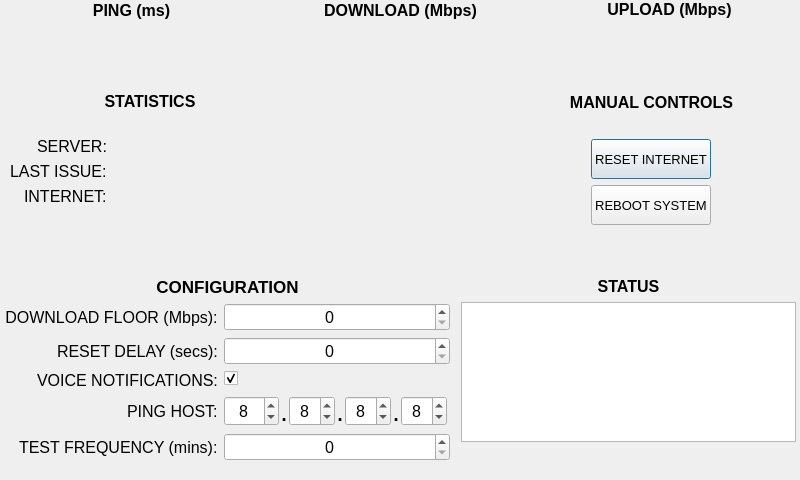
<?xml version="1.0" encoding="UTF-8"?>
<ui version="4.0">
 <class>InternetSentinelDialog</class>
 <widget class="QDialog" name="InternetSentinelDialog">
  <property name="geometry">
   <rect>
    <x>0</x>
    <y>0</y>
    <width>800</width>
    <height>480</height>
   </rect>
  </property>
  <property name="sizePolicy">
   <sizepolicy hsizetype="Maximum" vsizetype="Maximum">
    <horstretch>0</horstretch>
    <verstretch>0</verstretch>
   </sizepolicy>
  </property>
  <property name="minimumSize">
   <size>
    <width>800</width>
    <height>480</height>
   </size>
  </property>
  <property name="maximumSize">
   <size>
    <width>800</width>
    <height>480</height>
   </size>
  </property>
  <property name="font">
   <font>
    <family>Arial</family>
    <pointsize>12</pointsize>
   </font>
  </property>
  <property name="windowTitle">
   <string>Internet Sentinel</string>
  </property>
  <widget class="QWidget" name="verticalLayoutWidget">
   <property name="geometry">
    <rect>
     <x>0</x>
     <y>0</y>
     <width>801</width>
     <height>509</height>
    </rect>
   </property>
   <layout class="QVBoxLayout" name="verticalLayout">
    <item>
     <layout class="QHBoxLayout" name="horizontalLayout_4">
      <property name="sizeConstraint">
       <enum>QLayout::SetMaximumSize</enum>
      </property>
      <item>
       <layout class="QGridLayout" name="gridLayout">
        <item row="0" column="1">
         <layout class="QVBoxLayout" name="verticalLayout_5">
          <property name="sizeConstraint">
           <enum>QLayout::SetMaximumSize</enum>
          </property>
          <item>
           <widget class="QLabel" name="dLabel">
            <property name="maximumSize">
             <size>
              <width>16777215</width>
              <height>40</height>
             </size>
            </property>
            <property name="font">
             <font>
              <family>Arial</family>
              <weight>75</weight>
              <bold>true</bold>
             </font>
            </property>
            <property name="text">
             <string>DOWNLOAD (Mbps)</string>
            </property>
            <property name="alignment">
             <set>Qt::AlignCenter</set>
            </property>
           </widget>
          </item>
          <item>
           <widget class="QLabel" name="downloadLabel">
            <property name="maximumSize">
             <size>
              <width>16777215</width>
              <height>40</height>
             </size>
            </property>
            <property name="font">
             <font>
              <family>Arial</family>
              <pointsize>25</pointsize>
             </font>
            </property>
            <property name="toolTip">
             <string>Download speed of files from the Test Server over internet connection</string>
            </property>
            <property name="text">
             <string/>
            </property>
            <property name="alignment">
             <set>Qt::AlignCenter</set>
            </property>
           </widget>
          </item>
         </layout>
        </item>
        <item row="0" column="0">
         <layout class="QVBoxLayout" name="verticalLayout_2">
          <property name="sizeConstraint">
           <enum>QLayout::SetMaximumSize</enum>
          </property>
          <item>
           <widget class="QLabel" name="pLabel">
            <property name="maximumSize">
             <size>
              <width>16777215</width>
              <height>40</height>
             </size>
            </property>
            <property name="font">
             <font>
              <family>Arial</family>
              <weight>75</weight>
              <bold>true</bold>
             </font>
            </property>
            <property name="text">
             <string>PING (ms)</string>
            </property>
            <property name="alignment">
             <set>Qt::AlignCenter</set>
            </property>
           </widget>
          </item>
          <item>
           <widget class="QLabel" name="pingLabel">
            <property name="maximumSize">
             <size>
              <width>16777215</width>
              <height>40</height>
             </size>
            </property>
            <property name="font">
             <font>
              <family>Arial</family>
              <pointsize>25</pointsize>
             </font>
            </property>
            <property name="toolTip">
             <string>Time in milliseconds to ping the Test Server</string>
            </property>
            <property name="text">
             <string/>
            </property>
            <property name="alignment">
             <set>Qt::AlignCenter</set>
            </property>
           </widget>
          </item>
         </layout>
        </item>
        <item row="0" column="2">
         <layout class="QVBoxLayout" name="verticalLayout_6">
          <property name="sizeConstraint">
           <enum>QLayout::SetMaximumSize</enum>
          </property>
          <item>
           <widget class="QLabel" name="uLabel">
            <property name="maximumSize">
             <size>
              <width>16777215</width>
              <height>40</height>
             </size>
            </property>
            <property name="font">
             <font>
              <family>Arial</family>
              <weight>75</weight>
              <bold>true</bold>
             </font>
            </property>
            <property name="text">
             <string>UPLOAD (Mbps)</string>
            </property>
            <property name="alignment">
             <set>Qt::AlignCenter</set>
            </property>
           </widget>
          </item>
          <item>
           <widget class="QLabel" name="uploadLabel">
            <property name="minimumSize">
             <size>
              <width>0</width>
              <height>40</height>
             </size>
            </property>
            <property name="maximumSize">
             <size>
              <width>16777215</width>
              <height>40</height>
             </size>
            </property>
            <property name="font">
             <font>
              <family>Arial</family>
              <pointsize>25</pointsize>
             </font>
            </property>
            <property name="toolTip">
             <string>Upload speed of files to the Test Server over internet connection</string>
            </property>
            <property name="text">
             <string/>
            </property>
            <property name="alignment">
             <set>Qt::AlignCenter</set>
            </property>
           </widget>
          </item>
         </layout>
        </item>
       </layout>
      </item>
     </layout>
    </item>
    <item>
     <layout class="QHBoxLayout" name="horizontalLayout_5">
      <item>
       <layout class="QVBoxLayout" name="verticalLayout_10">
        <property name="sizeConstraint">
         <enum>QLayout::SetDefaultConstraint</enum>
        </property>
        <property name="leftMargin">
         <number>5</number>
        </property>
        <item>
         <widget class="QLabel" name="label_8">
          <property name="minimumSize">
           <size>
            <width>0</width>
            <height>60</height>
           </size>
          </property>
          <property name="maximumSize">
           <size>
            <width>16777215</width>
            <height>60</height>
           </size>
          </property>
          <property name="font">
           <font>
            <family>Arial</family>
            <weight>75</weight>
            <bold>true</bold>
           </font>
          </property>
          <property name="text">
           <string>STATISTICS</string>
          </property>
          <property name="alignment">
           <set>Qt::AlignCenter</set>
          </property>
         </widget>
        </item>
        <item>
         <layout class="QFormLayout" name="formLayout_2">
          <property name="labelAlignment">
           <set>Qt::AlignRight|Qt::AlignTrailing|Qt::AlignVCenter</set>
          </property>
          <property name="formAlignment">
           <set>Qt::AlignLeading|Qt::AlignLeft|Qt::AlignTop</set>
          </property>
          <property name="leftMargin">
           <number>5</number>
          </property>
          <item row="0" column="0">
           <widget class="QLabel" name="label_3">
            <property name="font">
             <font>
              <family>Arial</family>
              <pointsize>12</pointsize>
             </font>
            </property>
            <property name="text">
             <string>SERVER:</string>
            </property>
           </widget>
          </item>
          <item row="0" column="1">
           <widget class="QLabel" name="testServerLabel">
            <property name="font">
             <font>
              <family>Arial</family>
              <pointsize>12</pointsize>
             </font>
            </property>
            <property name="toolTip">
             <string>Test Server used in last Internet speed test</string>
            </property>
            <property name="text">
             <string/>
            </property>
           </widget>
          </item>
          <item row="1" column="0">
           <widget class="QLabel" name="lniLabel">
            <property name="font">
             <font>
              <family>Arial</family>
              <pointsize>12</pointsize>
             </font>
            </property>
            <property name="text">
             <string>LAST ISSUE:</string>
            </property>
           </widget>
          </item>
          <item row="1" column="1">
           <widget class="QLabel" name="lastNetworkIssueDateLabel">
            <property name="font">
             <font>
              <family>Arial</family>
              <pointsize>12</pointsize>
             </font>
            </property>
            <property name="toolTip">
             <string>Last Network Issue Date and Time</string>
            </property>
            <property name="text">
             <string/>
            </property>
           </widget>
          </item>
          <item row="2" column="1">
           <widget class="QLabel" name="internetStatusLabel">
            <property name="font">
             <font>
              <family>Arial</family>
              <pointsize>12</pointsize>
             </font>
            </property>
            <property name="toolTip">
             <string>Current Internet Connection Status (ON-LINE or OFF-LINE)</string>
            </property>
            <property name="text">
             <string/>
            </property>
           </widget>
          </item>
          <item row="2" column="0">
           <widget class="QLabel" name="isLabel">
            <property name="font">
             <font>
              <family>Arial</family>
              <pointsize>12</pointsize>
             </font>
            </property>
            <property name="text">
             <string>INTERNET:</string>
            </property>
           </widget>
          </item>
         </layout>
        </item>
       </layout>
      </item>
      <item>
       <widget class="AnalogGaugeWidget" name="speedometerWidget" native="true">
        <property name="minimumSize">
         <size>
          <width>200</width>
          <height>200</height>
         </size>
        </property>
        <property name="maximumSize">
         <size>
          <width>200</width>
          <height>200</height>
         </size>
        </property>
        <property name="toolTip">
         <string>Graphical representation of Internet Download Speed to Test Server</string>
        </property>
       </widget>
      </item>
      <item>
       <layout class="QVBoxLayout" name="verticalLayout_12">
        <property name="rightMargin">
         <number>5</number>
        </property>
        <item>
         <widget class="QLabel" name="label">
          <property name="font">
           <font>
            <family>Arial</family>
            <weight>75</weight>
            <bold>true</bold>
           </font>
          </property>
          <property name="text">
           <string>MANUAL CONTROLS</string>
          </property>
          <property name="alignment">
           <set>Qt::AlignCenter</set>
          </property>
         </widget>
        </item>
        <item alignment="Qt::AlignHCenter">
         <widget class="QPushButton" name="resetInternetConnectionPushButton">
          <property name="minimumSize">
           <size>
            <width>0</width>
            <height>40</height>
           </size>
          </property>
          <property name="maximumSize">
           <size>
            <width>250</width>
            <height>16777215</height>
           </size>
          </property>
          <property name="font">
           <font>
            <family>Arial</family>
            <pointsize>10</pointsize>
           </font>
          </property>
          <property name="toolTip">
           <string>Power cycle the Internet device off wait RESET DELAY seconds and power device on</string>
          </property>
          <property name="text">
           <string>RESET INTERNET</string>
          </property>
         </widget>
        </item>
        <item alignment="Qt::AlignHCenter">
         <widget class="QPushButton" name="rebootSystemPushButton">
          <property name="minimumSize">
           <size>
            <width>0</width>
            <height>40</height>
           </size>
          </property>
          <property name="maximumSize">
           <size>
            <width>140</width>
            <height>16777215</height>
           </size>
          </property>
          <property name="font">
           <font>
            <family>Arial</family>
            <pointsize>10</pointsize>
           </font>
          </property>
          <property name="toolTip">
           <string>Reboot the internet Sentinel Device</string>
          </property>
          <property name="text">
           <string>REBOOT SYSTEM</string>
          </property>
         </widget>
        </item>
        <item>
         <widget class="QLabel" name="label_5">
          <property name="maximumSize">
           <size>
            <width>16777215</width>
            <height>40</height>
           </size>
          </property>
          <property name="font">
           <font>
            <family>Arial</family>
           </font>
          </property>
          <property name="text">
           <string/>
          </property>
          <property name="alignment">
           <set>Qt::AlignCenter</set>
          </property>
         </widget>
        </item>
       </layout>
      </item>
     </layout>
    </item>
    <item>
     <layout class="QHBoxLayout" name="horizontalLayout_3">
      <item>
       <layout class="QVBoxLayout" name="verticalLayout_7">
        <item>
         <widget class="QLabel" name="configLabel">
          <property name="sizePolicy">
           <sizepolicy hsizetype="Preferred" vsizetype="Maximum">
            <horstretch>0</horstretch>
            <verstretch>0</verstretch>
           </sizepolicy>
          </property>
          <property name="maximumSize">
           <size>
            <width>16777215</width>
            <height>20</height>
           </size>
          </property>
          <property name="font">
           <font>
            <family>Arial</family>
            <pointsize>13</pointsize>
            <weight>75</weight>
            <bold>true</bold>
           </font>
          </property>
          <property name="text">
           <string>CONFIGURATION</string>
          </property>
          <property name="alignment">
           <set>Qt::AlignCenter</set>
          </property>
         </widget>
        </item>
        <item>
         <layout class="QFormLayout" name="formLayout_3">
          <property name="sizeConstraint">
           <enum>QLayout::SetMaximumSize</enum>
          </property>
          <property name="labelAlignment">
           <set>Qt::AlignRight|Qt::AlignTrailing|Qt::AlignVCenter</set>
          </property>
          <property name="formAlignment">
           <set>Qt::AlignRight|Qt::AlignTop|Qt::AlignTrailing</set>
          </property>
          <property name="leftMargin">
           <number>5</number>
          </property>
          <property name="rightMargin">
           <number>5</number>
          </property>
          <item row="1" column="0">
           <widget class="QLabel" name="label_18">
            <property name="font">
             <font>
              <family>Arial</family>
              <pointsize>12</pointsize>
             </font>
            </property>
            <property name="text">
             <string>RESET DELAY (secs):</string>
            </property>
           </widget>
          </item>
          <item row="1" column="1">
           <widget class="QSpinBox" name="resetDelaySpinBox">
            <property name="minimumSize">
             <size>
              <width>30</width>
              <height>20</height>
             </size>
            </property>
            <property name="maximumSize">
             <size>
              <width>16777215</width>
              <height>30</height>
             </size>
            </property>
            <property name="font">
             <font>
              <pointsize>12</pointsize>
             </font>
            </property>
            <property name="toolTip">
             <string>Time between power cycling the internet device down then up</string>
            </property>
            <property name="alignment">
             <set>Qt::AlignCenter</set>
            </property>
            <property name="maximum">
             <number>60</number>
            </property>
           </widget>
          </item>
          <item row="2" column="0">
           <widget class="QLabel" name="label_11">
            <property name="font">
             <font>
              <family>Arial</family>
              <pointsize>12</pointsize>
             </font>
            </property>
            <property name="text">
             <string>VOICE NOTIFICATIONS:</string>
            </property>
           </widget>
          </item>
          <item row="2" column="1">
           <widget class="QCheckBox" name="notificationsCheckBox">
            <property name="toolTip">
             <string>Check to announce Internet issues via voice.</string>
            </property>
            <property name="text">
             <string/>
            </property>
            <property name="checked">
             <bool>true</bool>
            </property>
           </widget>
          </item>
          <item row="3" column="0">
           <widget class="QLabel" name="label_13">
            <property name="font">
             <font>
              <family>Arial</family>
              <pointsize>12</pointsize>
             </font>
            </property>
            <property name="text">
             <string>PING HOST:</string>
            </property>
           </widget>
          </item>
          <item row="3" column="1">
           <layout class="QHBoxLayout" name="horizontalLayout_10">
            <property name="spacing">
             <number>0</number>
            </property>
            <property name="sizeConstraint">
             <enum>QLayout::SetFixedSize</enum>
            </property>
            <property name="rightMargin">
             <number>3</number>
            </property>
            <item>
             <widget class="QSpinBox" name="pingHostOctet1SpinBox">
              <property name="maximumSize">
               <size>
                <width>16777215</width>
                <height>30</height>
               </size>
              </property>
              <property name="font">
               <font>
                <pointsize>12</pointsize>
               </font>
              </property>
              <property name="toolTip">
               <string>IP Address of Internet Server to test if Internet is up and on-line</string>
              </property>
              <property name="alignment">
               <set>Qt::AlignCenter</set>
              </property>
              <property name="maximum">
               <number>255</number>
              </property>
              <property name="value">
               <number>8</number>
              </property>
             </widget>
            </item>
            <item>
             <widget class="QLabel" name="label_15">
              <property name="minimumSize">
               <size>
                <width>10</width>
                <height>10</height>
               </size>
              </property>
              <property name="maximumSize">
               <size>
                <width>10</width>
                <height>16777215</height>
               </size>
              </property>
              <property name="font">
               <font>
                <family>Arial</family>
                <pointsize>20</pointsize>
               </font>
              </property>
              <property name="text">
               <string>.</string>
              </property>
              <property name="alignment">
               <set>Qt::AlignCenter</set>
              </property>
             </widget>
            </item>
            <item>
             <widget class="QSpinBox" name="pingHostOctet2SpinBox">
              <property name="maximumSize">
               <size>
                <width>16777215</width>
                <height>30</height>
               </size>
              </property>
              <property name="toolTip">
               <string>IP Address of Internet Server to test if Internet is up and on-line</string>
              </property>
              <property name="alignment">
               <set>Qt::AlignCenter</set>
              </property>
              <property name="value">
               <number>8</number>
              </property>
             </widget>
            </item>
            <item>
             <widget class="QLabel" name="label_16">
              <property name="minimumSize">
               <size>
                <width>10</width>
                <height>0</height>
               </size>
              </property>
              <property name="maximumSize">
               <size>
                <width>10</width>
                <height>16777215</height>
               </size>
              </property>
              <property name="sizeIncrement">
               <size>
                <width>1</width>
                <height>0</height>
               </size>
              </property>
              <property name="font">
               <font>
                <family>Arial</family>
                <pointsize>20</pointsize>
               </font>
              </property>
              <property name="text">
               <string>.</string>
              </property>
              <property name="alignment">
               <set>Qt::AlignCenter</set>
              </property>
             </widget>
            </item>
            <item>
             <widget class="QSpinBox" name="pingHostOctet3SpinBox">
              <property name="maximumSize">
               <size>
                <width>16777215</width>
                <height>30</height>
               </size>
              </property>
              <property name="toolTip">
               <string>IP Address of Internet Server to test if Internet is up and on-line</string>
              </property>
              <property name="alignment">
               <set>Qt::AlignCenter</set>
              </property>
              <property name="value">
               <number>8</number>
              </property>
             </widget>
            </item>
            <item>
             <widget class="QLabel" name="label_17">
              <property name="minimumSize">
               <size>
                <width>10</width>
                <height>0</height>
               </size>
              </property>
              <property name="maximumSize">
               <size>
                <width>10</width>
                <height>16777215</height>
               </size>
              </property>
              <property name="font">
               <font>
                <family>Arial</family>
                <pointsize>20</pointsize>
               </font>
              </property>
              <property name="text">
               <string>.</string>
              </property>
              <property name="alignment">
               <set>Qt::AlignCenter</set>
              </property>
             </widget>
            </item>
            <item>
             <widget class="QSpinBox" name="pingHostOctet4SpinBox">
              <property name="maximumSize">
               <size>
                <width>16777215</width>
                <height>30</height>
               </size>
              </property>
              <property name="toolTip">
               <string>IP Address of Internet Server to test if Internet is up and on-line</string>
              </property>
              <property name="alignment">
               <set>Qt::AlignCenter</set>
              </property>
              <property name="minimum">
               <number>-3</number>
              </property>
              <property name="value">
               <number>8</number>
              </property>
             </widget>
            </item>
           </layout>
          </item>
          <item row="4" column="0">
           <widget class="QLabel" name="label_4">
            <property name="font">
             <font>
              <family>Arial</family>
              <pointsize>12</pointsize>
             </font>
            </property>
            <property name="text">
             <string>TEST FREQUENCY (mins):</string>
            </property>
           </widget>
          </item>
          <item row="4" column="1">
           <widget class="QSpinBox" name="testFrequencySpinBox">
            <property name="toolTip">
             <string>Time to wait before testing Internet Speed thru ISP</string>
            </property>
            <property name="alignment">
             <set>Qt::AlignCenter</set>
            </property>
           </widget>
          </item>
          <item row="0" column="0">
           <widget class="QLabel" name="label_6">
            <property name="font">
             <font>
              <family>Arial</family>
              <pointsize>12</pointsize>
             </font>
            </property>
            <property name="text">
             <string>DOWNLOAD FLOOR (Mbps):</string>
            </property>
            <property name="alignment">
             <set>Qt::AlignCenter</set>
            </property>
           </widget>
          </item>
          <item row="0" column="1">
           <widget class="QSpinBox" name="downloadFloorSpinBox">
            <property name="minimumSize">
             <size>
              <width>0</width>
              <height>20</height>
             </size>
            </property>
            <property name="toolTip">
             <string>Minimum Internet Speed before Internet Device is power cycled</string>
            </property>
            <property name="alignment">
             <set>Qt::AlignCenter</set>
            </property>
            <property name="maximum">
             <number>100</number>
            </property>
           </widget>
          </item>
         </layout>
        </item>
       </layout>
      </item>
      <item>
       <layout class="QVBoxLayout" name="verticalLayout_8">
        <property name="rightMargin">
         <number>5</number>
        </property>
        <item>
         <widget class="QLabel" name="label_2">
          <property name="font">
           <font>
            <family>Arial</family>
            <weight>75</weight>
            <bold>true</bold>
           </font>
          </property>
          <property name="text">
           <string>STATUS</string>
          </property>
          <property name="alignment">
           <set>Qt::AlignCenter</set>
          </property>
         </widget>
        </item>
        <item>
         <widget class="QPlainTextEdit" name="statusPlainTextEdit">
          <property name="maximumSize">
           <size>
            <width>16777215</width>
            <height>140</height>
           </size>
          </property>
          <property name="font">
           <font>
            <pointsize>10</pointsize>
           </font>
          </property>
          <property name="toolTip">
           <string>Current Internet connection status information</string>
          </property>
          <property name="frameShape">
           <enum>QFrame::StyledPanel</enum>
          </property>
          <property name="frameShadow">
           <enum>QFrame::Plain</enum>
          </property>
          <property name="readOnly">
           <bool>true</bool>
          </property>
         </widget>
        </item>
        <item>
         <spacer name="verticalSpacer_2">
          <property name="orientation">
           <enum>Qt::Vertical</enum>
          </property>
          <property name="sizeHint" stdset="0">
           <size>
            <width>20</width>
            <height>40</height>
           </size>
          </property>
         </spacer>
        </item>
       </layout>
      </item>
     </layout>
    </item>
   </layout>
  </widget>
 </widget>
 <customwidgets>
  <customwidget>
   <class>AnalogGaugeWidget</class>
   <extends>QWidget</extends>
   <header>analoggaugewidget</header>
   <container>1</container>
  </customwidget>
 </customwidgets>
 <resources/>
 <connections/>
</ui>
